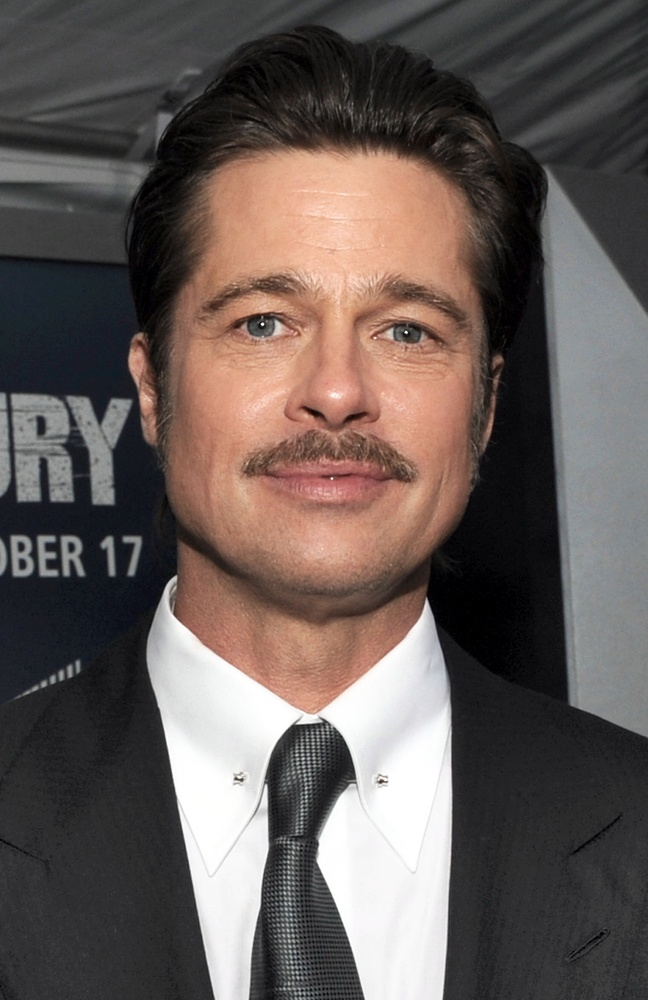
#> input picture FaceRecog/image_sets/Brad_Pitt_Fury_2014.jpg, 648 x 1000 px, shrunk from 994 x 1534 before the run, found by its file name
$ python calhist.py
#> lines starting #> are read from the running program, lines starting #| are printed output that depends on the picture
import cv2
import numpy as numpy


img = cv2.imread("Brad_Pitt_Fury_2014.jpg")
#> img is the input picture: shape (1000, 648, 3); mean B, G, R 87, 90.8, 101.6
face_cascade = cv2.CascadeClassifier('cascades/haarcascade_frontalface_alt2.xml')
gray = cv2.cvtColor(img,cv2.COLOR_BGR2GRAY)
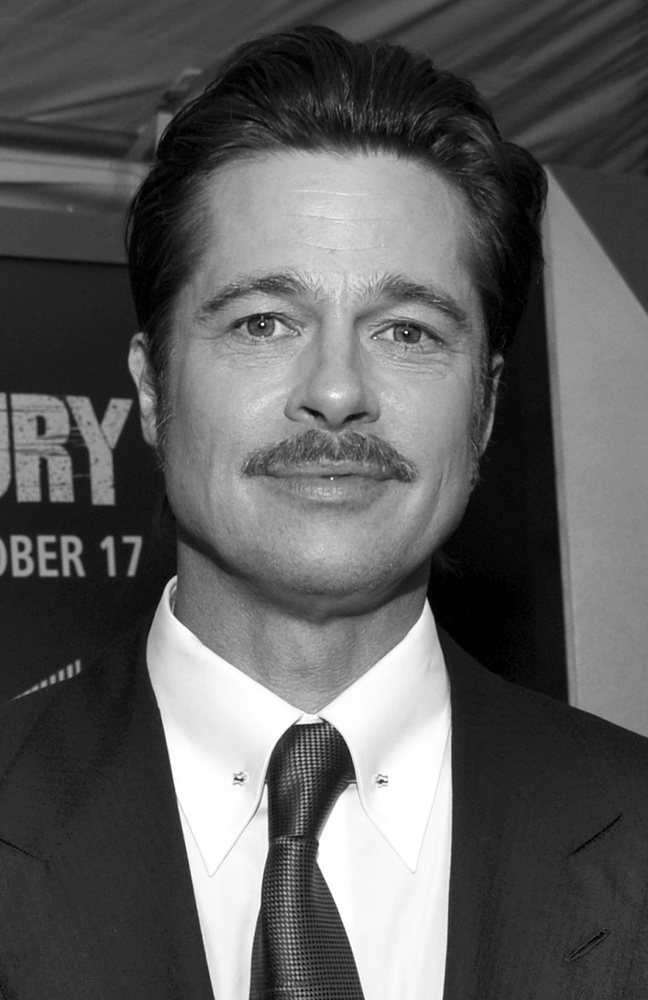
#> gray: shape (1000, 648); min 0, max 255, mean 93.5

faces = face_cascade.detectMultiScale(gray, scaleFactor=1.20,minNeighbors=2)
#> faces = [[145, 176, 380, 380]]


# color = cv2.cvtColor(img,cv2.IMREAD_ANYCOLOR)
cv2.imshow("image",faces)
cv2.waitKey(0)

$ run again, with FaceRecog/image_sets/brad_pitt.jpg copied over FaceRecog/image_sets/Brad_Pitt_Fury_2014.jpg
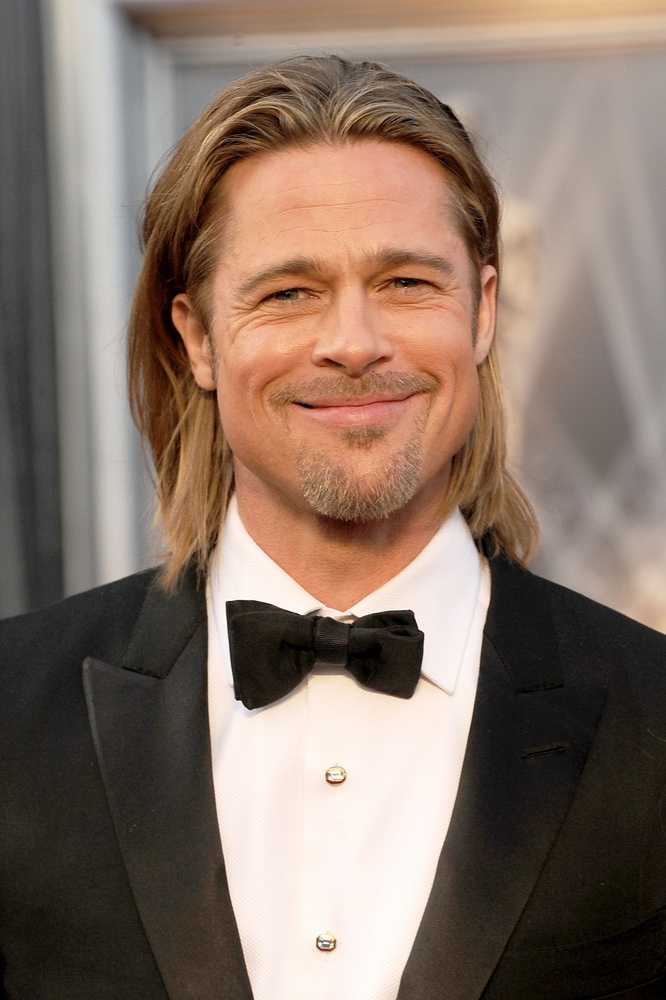
#> input picture FaceRecog/image_sets/brad_pitt.jpg, 666 x 1000 px, shrunk from 1363 x 2048 before the run, found by its file name
#> img is the input picture: shape (1000, 666, 3); mean B, G, R 102.2, 114.7, 133.9
#> `gray = cv2.cvtColor(img,cv2.COLOR_BGR2GRAY)`:
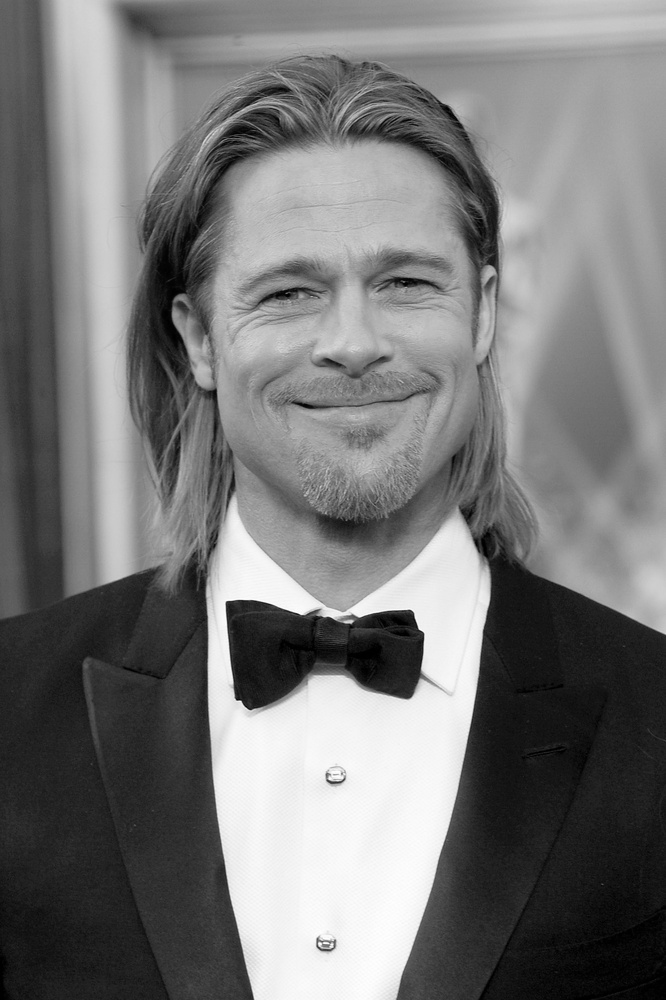
#> gray: shape (1000, 666); min 0, max 255, mean 119
#> faces = [[191, 166, 314, 314]]
